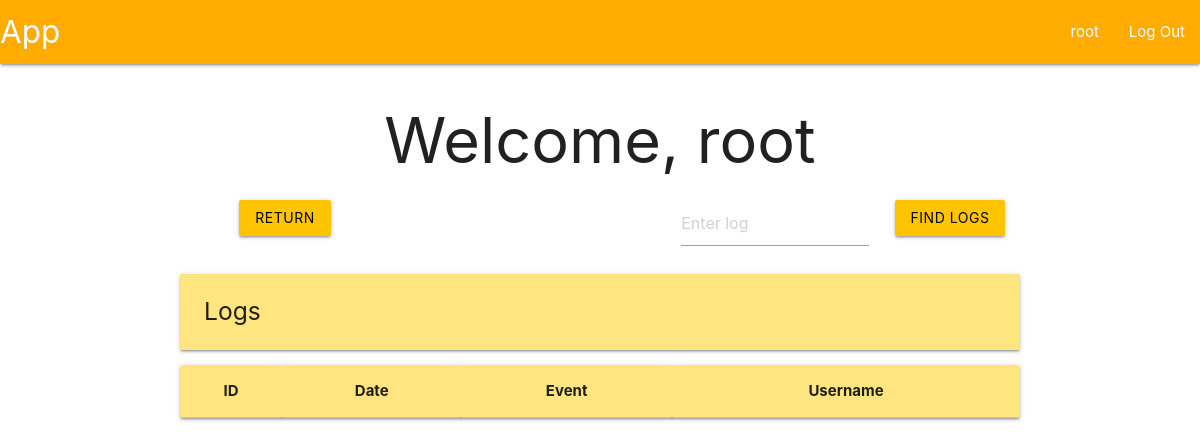
The app's page /logger (signed in), older data.
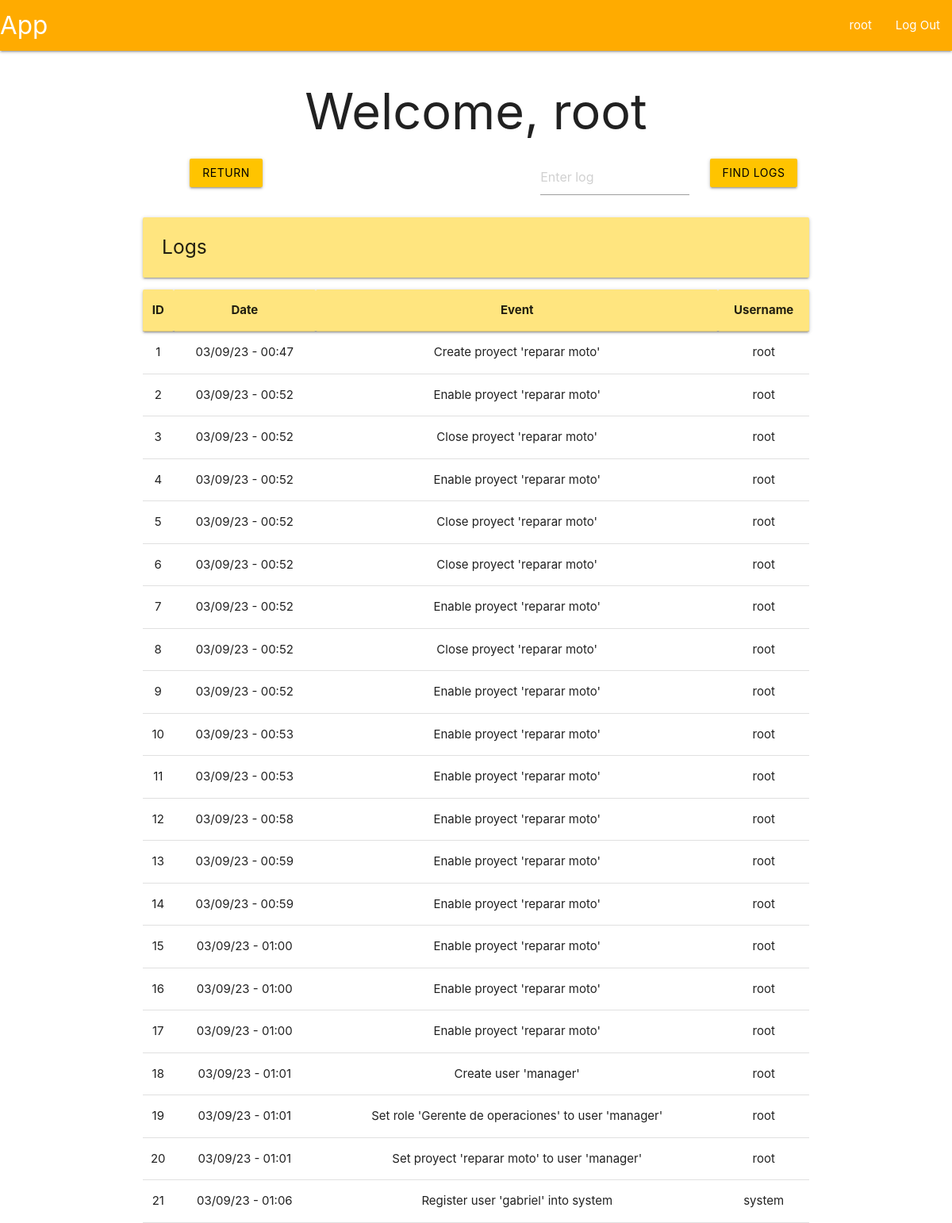
The same page, newer data.
### tables this page shows
CREATE TABLE logger (
    id INTEGER PRIMARY KEY AUTOINCREMENT,
    event TEXT NOT NULL,
    date TEXT NOT NULL,
    user TEXT NOT NULL
);

### app/logger.py (the view, shortened to what this page needs)
@bp.route('/logger', methods=('POST', 'GET'))
@login_required
def logger_index():
    db = get_db()
    logs = db.execute(
        'SELECT * FROM logger'
    ).fetchall()
    if g.user['roleId'] != 1:
        logs = db.execute(
            'SELECT * FROM logger WHERE user = ?',
            (g.user['username'],)
        ).fetchall()
    return render_template('index/logger/loggerIndex.html', logs = utilities.dataForLoggerTable(logs))

### app/auth.py (called while the page is built)
@bp.before_app_request
def load_logged_in_user():
    user_id = session.get('user_id')
    if user_id is None:
        g.user = None
    else:
        g.user = get_db().execute(
            "SELECT * FROM user WHERE id = ?",
            (user_id,)
        ).fetchone()

def login_required(view):
    @functools.wraps(view)
    def wrapped_view(**kwargs):
        if g.user is None:
            return redirect(url_for('auth.login'))
        return view(**kwargs)
    return wrapped_view

### app/db.py (called while the page is built)
def get_db():
    if 'db' not in g:
        g.db = sqlite3.connect(
            current_app.config['DATABASE'],
            detect_types = sqlite3.PARSE_DECLTYPES
        )
        g.db.row_factory = sqlite3.Row
    return g.db

### app/utilities.py (called while the page is built)
def dataForLoggerTable(logs):
    data = []
    for log in logs:
        data.append(
            {
                'id': log['id'],
                'date': log['date'],
                'event': log['event'],
                'user': log['user']
            }
        )
    return data

### app/templates/index/logger/loggerIndex.html
{% extends 'base.html' %}
{% block header %}
  <h1> {% block title %}Welcome, {{ g.user['username'] }} {% endblock %}</h1>
{% endblock %}
{% block content %}
<div class="row">
  <form method="POST">
    <div class="col s3">
      <input class="btn waves-effect waves-ligth amber accent-3 black-text" name="return" type="submit" value="Return">
    </div>
  </form>
  <form method="POST">
    <div class="col s3 offset-s4">
      <input placeholder="Enter log" name="find-log" id="log">
    </div>
    <div class="col s2">
      <input class="btn waves-effect waves-ligth amber accent-3 black-text" type="submit" value="Find logs">
    </div>
  </form>
</div>
<div class="left-align">
  <h5 class="card-panel amber accent-1">Logs</h5>
</div>
<table class="centered">
  <thead class="card-panel amber accent-1">
    <tr>
      <th>ID</th>
      <th>Date</th>
      <th>Event</th>
      <th>Username</th>
    </tr>
  </thead>
  <tbody>
    {% for log in logs %}
      <tr>
        <td>{{ log['id'] }}</td>
        <td>{{ log['date'] }}</td>
        <td>{{ log['event'] }}</td>
        <td>{{ log['user'] }}</td>
       </tr>
     {% endfor %}
  </tbody>
</table>
{% endblock %}

Row changes from the older to the newer data that the page shows:
added logger: id "1", date "03/09/23 - 00:47", event "Create proyect 'reparar moto'", user "root"
added logger: id "2", date "03/09/23 - 00:52", event "Enable proyect 'reparar moto'", user "root"
added logger: id "3", date "03/09/23 - 00:52", event "Close proyect 'reparar moto'", user "root"
added logger: id "4", date "03/09/23 - 00:52", event "Enable proyect 'reparar moto'", user "root"
added logger: id "5", date "03/09/23 - 00:52", event "Close proyect 'reparar moto'", user "root"
added logger: id "6", date "03/09/23 - 00:52", event "Close proyect 'reparar moto'", user "root"
added logger: id "7", date "03/09/23 - 00:52", event "Enable proyect 'reparar moto'", user "root"
added logger: id "8", date "03/09/23 - 00:52", event "Close proyect 'reparar moto'", user "root"
added logger: id "9", date "03/09/23 - 00:52", event "Enable proyect 'reparar moto'", user "root"
added logger: id "10", date "03/09/23 - 00:53", event "Enable proyect 'reparar moto'", user "root"
added logger: id "11", date "03/09/23 - 00:53", event "Enable proyect 'reparar moto'", user "root"
added logger: id "12", date "03/09/23 - 00:58", event "Enable proyect 'reparar moto'", user "root"
added logger: id "13", date "03/09/23 - 00:59", event "Enable proyect 'reparar moto'", user "root"
added logger: id "14", date "03/09/23 - 00:59", event "Enable proyect 'reparar moto'", user "root"
added logger: id "15", date "03/09/23 - 01:00", event "Enable proyect 'reparar moto'", user "root"
added logger: id "16", date "03/09/23 - 01:00", event "Enable proyect 'reparar moto'", user "root"
added logger: id "17", date "03/09/23 - 01:00", event "Enable proyect 'reparar moto'", user "root"
added logger: id "18", date "03/09/23 - 01:01", event "Create user 'manager'", user "root"
added logger: id "19", date "03/09/23 - 01:01", event "Set role 'Gerente de operaciones' to user 'manager'", user "root"
added logger: id "20", date "03/09/23 - 01:01", event "Set proyect 'reparar moto' to user 'manager'", user "root"
added logger: id "21", date "03/09/23 - 01:06", event "Register user 'gabriel' into system", user "system"
